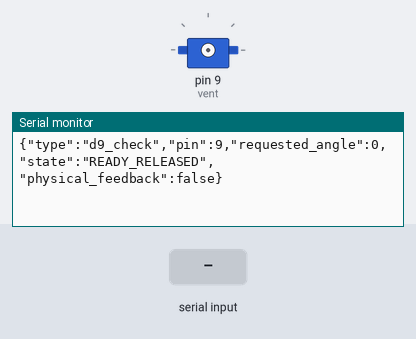
Bench run of a sketch on a simulated Arduino Uno, built with avr-gcc and run on an emulated ATmega328P. Shown: servo, the last lines printed to the serial monitor. Inputs (shaded band) come from the test bench.

Above: at 1.2 s.
1.3 s: "CLOSE\n" received over Serial
At 1.7 s:
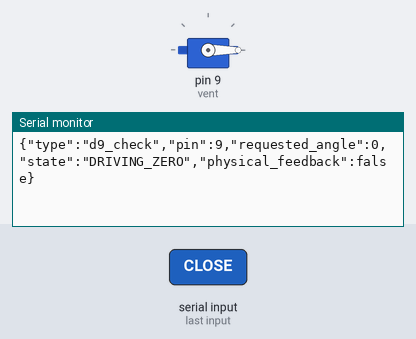
2.8 s: "OPEN\n" received over Serial
At 4.0 s:
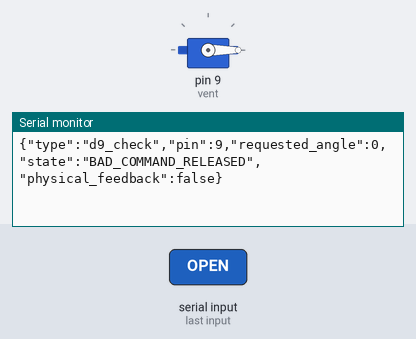
4.3 s: "STOP\n" received over Serial
At 5.2 s:
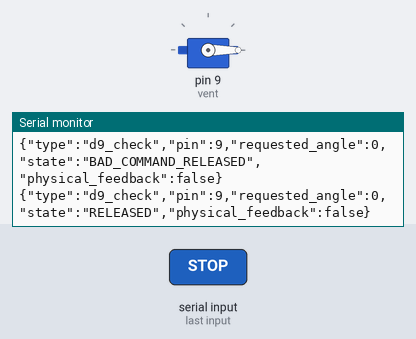
5.8 s: "CLOSE\n" received over Serial
At 8.6 s:
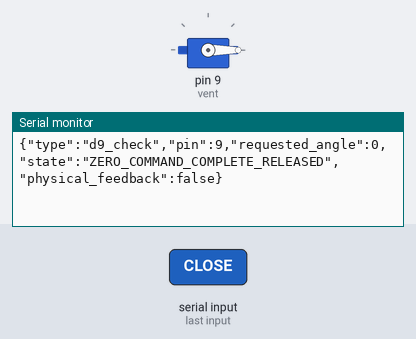
8.8 s: "OPEN\n" received over Serial
At 9.8 s:
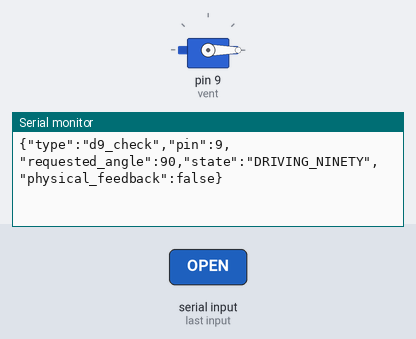

Measured:
- after the input at 1.3 s, the serial monitor: prints a new line at once (image 1)
- after the input at 2.8 s, the serial monitor: prints a new line at once (image 2)
- after the input at 4.3 s, the serial monitor: prints a new line at once (image 3)
- after the input at 5.8 s, the serial monitor: prints a new line at once (image 4)
- after the input at 8.8 s, the serial monitor: prints a new line at once (image 5)

The sketch:

d9_position_check.ino
```cpp
// D9-only positioning check. External regulated 5V supply and common GND.
// No motion at boot. CLOSE drives 0 degrees; OPEN drives 90 degrees for 2s,
// then releases the servo signal. A response confirms the command, not angle.
#include <Arduino.h>
#include <Servo.h>
#include <avr/wdt.h>

Servo vent;
char input[12];
uint8_t used = 0;
uint8_t requestedAngle = 0;
bool dropping = false, driving = false;
uint32_t startedAt = 0;

void report(const char* state) {
  Serial.print(F("{\"type\":\"d9_check\",\"pin\":9,\"requested_angle\":"));
  Serial.print(requestedAngle);
  Serial.print(F(",\"state\":\""));
  Serial.print(state);
  Serial.println(F("\",\"physical_feedback\":false}"));
}

void releaseServo() {
  if (vent.attached()) vent.detach();
  pinMode(9, INPUT);
  driving = false;
}

void execute() {
  if ((strcmp(input, "CLOSE") == 0 || strcmp(input, "OPEN") == 0) && !driving) {
    requestedAngle = strcmp(input, "OPEN") == 0 ? 90 : 0;
    vent.write(requestedAngle);
    vent.attach(9);
    startedAt = millis();
    driving = true;
    report(requestedAngle == 0 ? "DRIVING_ZERO" : "DRIVING_NINETY");
  } else if (strcmp(input, "STOP") == 0) {
    releaseServo();
    report("RELEASED");
  } else if (strcmp(input, "STATUS") == 0) {
    report(driving ? (requestedAngle == 0 ? "DRIVING_ZERO" : "DRIVING_NINETY") : "READY_RELEASED");
  } else {
    releaseServo();
    report("BAD_COMMAND_RELEASED");
  }
}

void setup() {
  MCUSR = 0;
  wdt_disable();
  pinMode(9, INPUT);
  Serial.begin(115200);
  report("READY_RELEASED");
  wdt_enable(WDTO_2S);
}

void loop() {
  wdt_reset();
  uint8_t budget = 32;
  while (Serial.available() && budget--) {
    char c = Serial.read();
    if (c == '\n') {
      if (!dropping && used) {
        input[used] = '\0';
        execute();
      }
      used = 0;
      dropping = false;
    } else if (c != '\r' && !dropping) {
      if (used < sizeof(input) - 1) input[used++] = c;
      else {
        dropping = true;
        releaseServo();
        report("OVERFLOW_RELEASED");
      }
    }
  }
  if (driving && millis() - startedAt >= 2000) {
    releaseServo();
    report(requestedAngle == 0 ? "ZERO_COMMAND_COMPLETE_RELEASED" : "NINETY_COMMAND_COMPLETE_RELEASED");
  }
}
```
